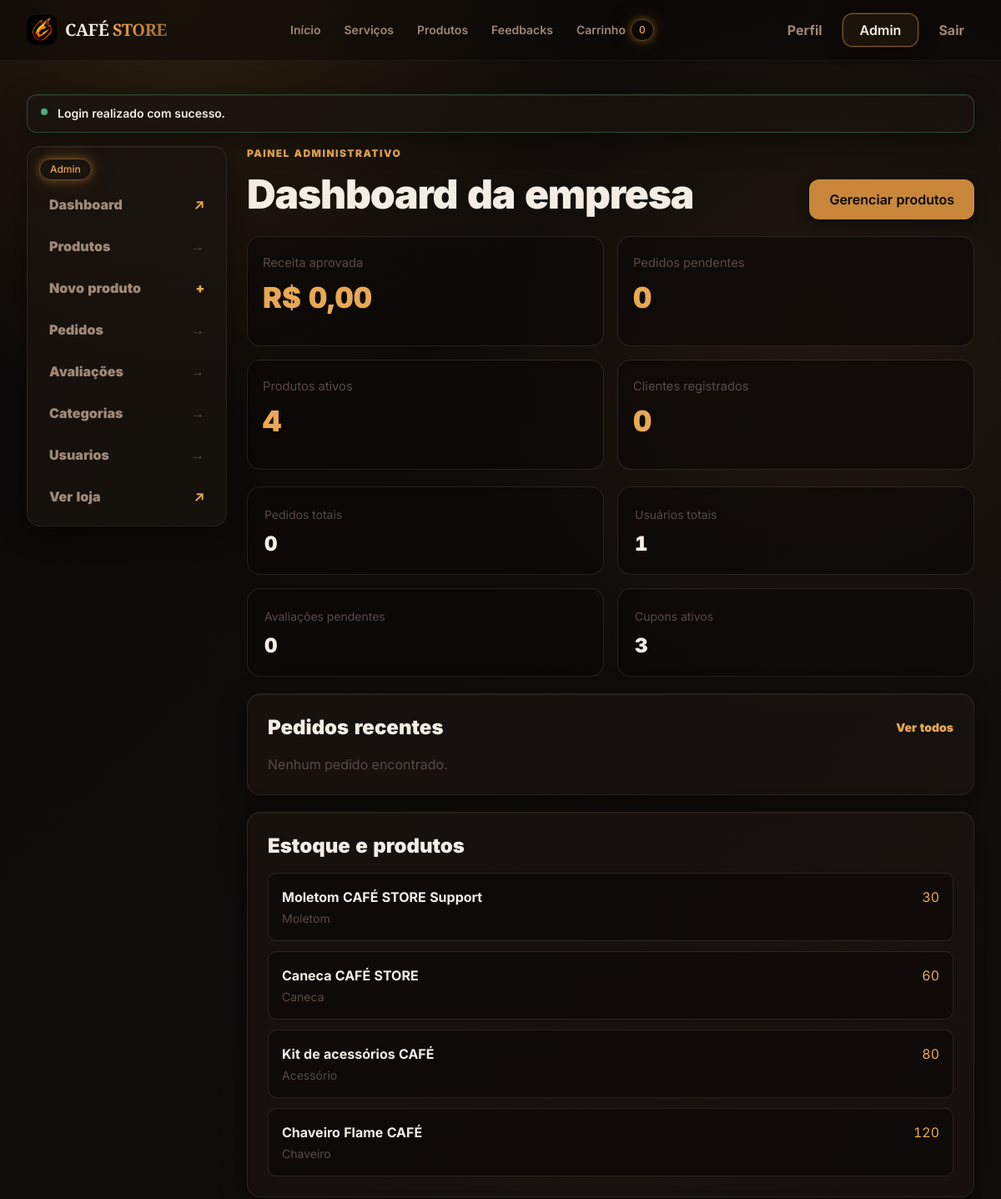
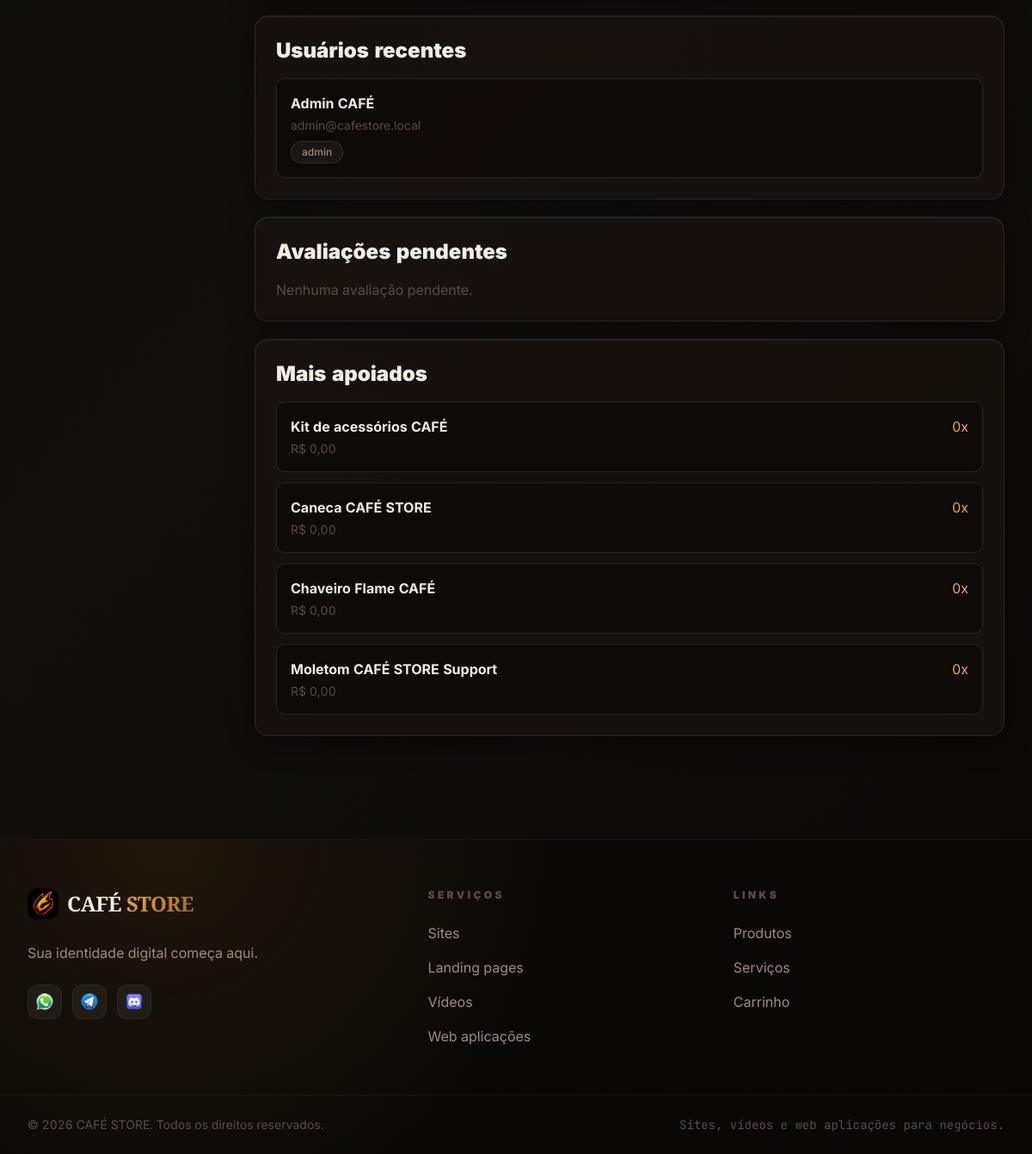
Page /admin/dashboard.php (signed in) on the committed database (2 pictures, top to bottom).
### tables this page shows
CREATE TABLE products (
  id INT UNSIGNED AUTO_INCREMENT PRIMARY KEY,
  name VARCHAR(160) NOT NULL,
  slug VARCHAR(180) NOT NULL UNIQUE,
  description TEXT,
  short_description VARCHAR(255) NULL,
  price DECIMAL(10,2) NOT NULL DEFAULT 0.00,
  old_price DECIMAL(10,2) NULL,
  category_id INT UNSIGNED NULL,
  stock INT UNSIGNED NOT NULL DEFAULT 0,
  is_digital TINYINT(1) NOT NULL DEFAULT 1,
  image_url VARCHAR(500) NULL,
  main_image_url VARCHAR(500) NULL,
  type VARCHAR(40) NOT NULL DEFAULT 'digital',
  status VARCHAR(40) NOT NULL DEFAULT 'active',
  created_at TIMESTAMP DEFAULT CURRENT_TIMESTAMP,
  updated_at TIMESTAMP NULL DEFAULT NULL ON UPDATE CURRENT_TIMESTAMP,
  CONSTRAINT fk_products_category FOREIGN KEY (category_id) REFERENCES categories(id) ON DELETE SET NULL
);

CREATE TABLE users (
  id INT UNSIGNED AUTO_INCREMENT PRIMARY KEY,
  name VARCHAR(120) NOT NULL,
  email VARCHAR(160) NOT NULL UNIQUE,
  password_hash VARCHAR(255) NOT NULL,
  google_id VARCHAR(191) NULL UNIQUE,
  auth_provider ENUM('password', 'google') NOT NULL DEFAULT 'password',
  role ENUM('customer', 'admin') NOT NULL DEFAULT 'customer',
  avatar_url VARCHAR(500) NULL,
  bio TEXT NULL,
  last_seen_at TIMESTAMP NULL DEFAULT NULL,
  password_updated_at TIMESTAMP NULL DEFAULT CURRENT_TIMESTAMP,
  created_at TIMESTAMP DEFAULT CURRENT_TIMESTAMP,
  updated_at TIMESTAMP NULL DEFAULT NULL ON UPDATE CURRENT_TIMESTAMP
);

### config/helpers.php (called while the page is built, shortened)
<?php
function url($path = '') {
    return rtrim(BASE_URL, '/') . '/' . ltrim($path, '/');
}
function e($string) {
    return htmlspecialchars($string ?? '', ENT_QUOTES, 'UTF-8');
}
function money($value) {
    return 'R$ ' . number_format((float) $value, 2, ',', '.');
}
function product_type_label($type) {
    $labels = [
        'site' => 'Site',
        'landing_page' => 'Landing page',
        'video_curto' => 'Vídeo curto',
        'video_longo' => 'Vídeo longo',
        'web_app' => 'Web aplicação',
        'camiseta' => 'Camiseta',
        'acessorio' => 'Acessório',
        'chaveiro' => 'Chaveiro',
        'caneca' => 'Caneca',
        'moletom' => 'Moletom',
    ];
    return $labels[$type] ?? ucfirst(str_replace('_', ' ', (string) $type));
}

### admin/dashboard.php (the view, shortened to what this page needs)
<?php
require_once __DIR__ . '/../config/helpers.php';
$pdo = db();
$metrics = [
    'products' => (int) $pdo->query("SELECT COUNT(*) FROM products WHERE status = 'active'")->fetchColumn(),
    'orders' => (int) $pdo->query('SELECT COUNT(*) FROM orders')->fetchColumn(),
    'pending' => (int) $pdo->query("SELECT COUNT(*) FROM orders WHERE payment_status = 'pending'")->fetchColumn(),
    'users' => (int) $pdo->query('SELECT COUNT(*) FROM users')->fetchColumn(),
    'customers' => (int) $pdo->query("SELECT COUNT(*) FROM users WHERE role = 'customer'")->fetchColumn(),
    'reviews_pending' => (int) $pdo->query("SELECT COUNT(*) FROM product_reviews WHERE status = 'pending'")->fetchColumn(),
    'coupons_active' => (int) $pdo->query("SELECT COUNT(*) FROM coupons WHERE status = 'active'")->fetchColumn(),
    'revenue' => (float) $pdo->query("SELECT COALESCE(SUM(CASE WHEN total_amount > 0 THEN total_amount ELSE total END), 0) FROM orders WHERE payment_status IN ('paid','approved')")->fetchColumn(),
];
$recentOrders = $pdo->query("
    SELECT o.*, u.name AS user_name, u.email AS user_email
    FROM orders o
    LEFT JOIN users u ON u.id = o.user_id
    ORDER BY o.created_at DESC
    LIMIT 6
")->fetchAll();
$recentUsers = $pdo->query("SELECT id, name, email, role, created_at, last_seen_at FROM users ORDER BY created_at DESC LIMIT 6")->fetchAll();
$lowStock = $pdo->query("SELECT id, name, slug, stock, type FROM products WHERE status = 'active' ORDER BY stock ASC, updated_at DESC LIMIT 5")->fetchAll();
$pendingReviews = $pdo->query("
    SELECT r.id, r.rating, r.comment, r.created_at, u.name AS user_name, p.name AS product_name
    FROM product_reviews r
    JOIN users u ON u.id = r.user_id
    JOIN products p ON p.id = r.product_id
    WHERE r.status = 'pending'
    ORDER BY r.created_at DESC
    LIMIT 4
")->fetchAll();
$topProducts = $pdo->query("
    SELECT p.name, p.slug, COALESCE(SUM(oi.quantity), 0) AS sold, COALESCE(SUM(oi.total_price), 0) AS total
    FROM products p
    LEFT JOIN order_items oi ON oi.product_id = p.id
    GROUP BY p.id
    ORDER BY sold DESC, p.created_at DESC
    LIMIT 5
")->fetchAll();
include __DIR__ . '/../includes/header.php';
?>
<div class="grid items-start gap-6 max-md:grid-cols-1 md:grid-cols-[240px_1fr]">
    <?php include __DIR__ . '/../includes/sidebar-admin.php'; ?>
    <section class="grid min-w-0 gap-5">
        <div class="flex items-end justify-between gap-6 max-md:flex-col max-md:items-start">
            <div>
                <p class="mb-2.5 text-[0.75rem] font-black uppercase tracking-[0.12em] text-amber-glow">painel administrativo</p>
                <h1 class="m-0 text-[clamp(2rem,4vw,3.4rem)] font-black leading-tight tracking-tight">Dashboard da empresa</h1>
            </div>
            <a class="btn-primary min-h-[44px]" href="<?= url('admin/products.php') ?>">Gerenciar produtos</a>
        </div>
        <div class="grid gap-4 sm:grid-cols-2 xl:grid-cols-4">
            <div class="min-h-[132px] rounded-2xl border border-white/10 bg-background/60 p-[18px]">
                <span class="text-[0.92rem] text-text-muted">Receita aprovada</span>
                <strong class="mt-3.5 block text-[clamp(1.55rem,3vw,2.15rem)] font-black leading-none text-amber-glow"><?= money($metrics['revenue']) ?></strong>
            </div>
            <div class="min-h-[132px] rounded-2xl border border-white/10 bg-background/60 p-[18px]">
                <span class="text-[0.92rem] text-text-muted">Pedidos pendentes</span>
                <strong class="mt-3.5 block text-[clamp(1.55rem,3vw,2.15rem)] font-black leading-none text-amber-glow"><?= $metrics['pending'] ?></strong>
            </div>
            <div class="min-h-[132px] rounded-2xl border border-white/10 bg-background/60 p-[18px]">
                <span class="text-[0.92rem] text-text-muted">Produtos ativos</span>
                <strong class="mt-3.5 block text-[clamp(1.55rem,3vw,2.15rem)] font-black leading-none text-amber-glow"><?= $metrics['products'] ?></strong>
            </div>
            <div class="min-h-[132px] rounded-2xl border border-white/10 bg-background/60 p-[18px]">
                <span class="text-[0.92rem] text-text-muted">Clientes registrados</span>
                <strong class="mt-3.5 block text-[clamp(1.55rem,3vw,2.15rem)] font-black leading-none text-amber-glow"><?= $metrics['customers'] ?></strong>
            </div>
        </div>
        <div class="grid gap-4 sm:grid-cols-2 xl:grid-cols-4">
            <a class="rounded-2xl border border-white/10 bg-background/60 p-5 transition-all hover:border-amber-accent" href="<?= url('admin/orders.php') ?>">
                <span class="text-sm text-text-muted">Pedidos totais</span>
                <strong class="mt-2 block text-2xl font-black text-text-primary"><?= $metrics['orders'] ?></strong>
            </a>
            <a class="rounded-2xl border border-white/10 bg-background/60 p-5 transition-all hover:border-amber-accent" href="<?= url('admin/users.php') ?>">
                <span class="text-sm text-text-muted">Usuários totais</span>
                <strong class="mt-2 block text-2xl font-black text-text-primary"><?= $metrics['users'] ?></strong>
            </a>
            <a class="rounded-2xl border border-white/10 bg-background/60 p-5 transition-all hover:border-amber-accent" href="<?= url('admin/reviews.php?status=pending') ?>">
                <span class="text-sm text-text-muted">Avaliações pendentes</span>
                <strong class="mt-2 block text-2xl font-black text-text-primary"><?= $metrics['reviews_pending'] ?></strong>
            </a>
            <div class="rounded-2xl border border-white/10 bg-background/60 p-5">
                <span class="text-sm text-text-muted">Cupons ativos</span>
                <strong class="mt-2 block text-2xl font-black text-text-primary"><?= $metrics['coupons_active'] ?></strong>
            </div>
        </div>
        <div class="grid gap-5 xl:grid-cols-[1.15fr_0.85fr]">
            <section class="glass rounded-2xl p-6">
                <div class="mb-4 flex items-center justify-between gap-4">
                    <h2 class="m-0 text-2xl font-black text-text-primary">Pedidos recentes</h2>
                    <a class="text-sm font-black text-amber-glow" href="<?= url('admin/orders.php') ?>">Ver todos</a>
                </div>
                <div class="grid gap-3">
                    <?php if (!$recentOrders): ?><p class="text-text-muted">Nenhum pedido encontrado.</p><?php endif; ?>
                </div>
            </section>
            <section class="glass rounded-2xl p-6">
                <h2 class="m-0 mb-4 text-2xl font-black text-text-primary">Estoque e produtos</h2>
                <div class="grid gap-3">
                    <?php foreach ($lowStock as $product): ?>
                        <a class="rounded-[10px] border border-white/10 bg-background/60 p-4 transition-all hover:border-amber-accent" href="<?= url('admin/product-edit.php?id=' . (int) $product['id']) ?>">
                            <div class="flex items-center justify-between gap-3">
                                <strong class="text-text-primary"><?= e($product['name']) ?></strong>
                                <span class="text-amber-glow"><?= (int) $product['stock'] ?></span>
                            </div>
                            <p class="mt-1 text-sm text-text-muted"><?= e(product_type_label($product['type'])) ?></p>
                        </a>
                    <?php endforeach; ?>
                </div>
            </section>
        </div>
        <div class="grid gap-5 xl:grid-cols-3">
            <section class="glass rounded-2xl p-6 xl:col-span-1">
                <h2 class="m-0 mb-4 text-2xl font-black text-text-primary">Usuários recentes</h2>
                <div class="grid gap-3">
                    <?php foreach ($recentUsers as $recentUser): ?>
                        <div class="rounded-[10px] border border-white/10 bg-background/60 p-4">
                            <strong class="text-text-primary"><?= e($recentUser['name']) ?></strong>
                            <p class="mt-1 text-sm text-text-muted"><?= e($recentUser['email']) ?></p>
                            <span class="badge-muted mt-2"><?= e($recentUser['role']) ?></span>
                        </div>
                    <?php endforeach; ?>
                </div>
            </section>
            <section class="glass rounded-2xl p-6 xl:col-span-1">
                <h2 class="m-0 mb-4 text-2xl font-black text-text-primary">Avaliações pendentes</h2>
                <div class="grid gap-3">
                    <?php if (!$pendingReviews): ?><p class="text-text-muted">Nenhuma avaliação pendente.</p><?php endif; ?>
                </div>
            </section>
            <section class="glass rounded-2xl p-6 xl:col-span-1">
                <h2 class="m-0 mb-4 text-2xl font-black text-text-primary">Mais apoiados</h2>
                <div class="grid gap-3">
                    <?php foreach ($topProducts as $product): ?>
                        <a class="rounded-[10px] border border-white/10 bg-background/60 p-4 transition-all hover:border-amber-accent" href="<?= url('product.php?slug=' . urlencode($product['slug'])) ?>">
                            <div class="flex items-center justify-between gap-3">
                                <strong class="text-text-primary"><?= e($product['name']) ?></strong>
                                <span class="text-amber-glow"><?= (int) $product['sold'] ?>x</span>
                            </div>
                            <p class="mt-1 text-sm text-text-muted"><?= money((float) $product['total']) ?></p>
                        </a>
                    <?php endforeach; ?>
                </div>
            </section>
        </div>
    </section>
</div>
<?php include __DIR__ . '/../includes/footer.php'; ?>

### rows in the picture
products: name "Moletom CAFÉ STORE Support", stock "30", type "Moletom"
products: name "Caneca CAFÉ STORE", stock "60", type "Caneca"
products: name "Kit de acessórios CAFÉ", stock "80", type "Acessório"
products: name "Chaveiro Flame CAFÉ", stock "120", type "Chaveiro"
users: name "Admin CAFÉ", email "admin@cafestore.local", role "admin"

### other values in the picture
cart_count() "0"
$flash['message'] "Login realizado com sucesso."
money($metrics['revenue']) "R$ 0,00"
$metrics['pending'] "0"
$metrics['products'] "4"
$metrics['customers'] "0"
$metrics['orders'] "0"
$metrics['users'] "1"
$metrics['reviews_pending'] "0"
$metrics['coupons_active'] "3"
$product['name'] "Kit de acessórios CAFÉ"
$product['sold'] "0"
money((float) $product['total']) "R$ 0,00"
$product['name'] "Caneca CAFÉ STORE"
$product['name'] "Chaveiro Flame CAFÉ"
